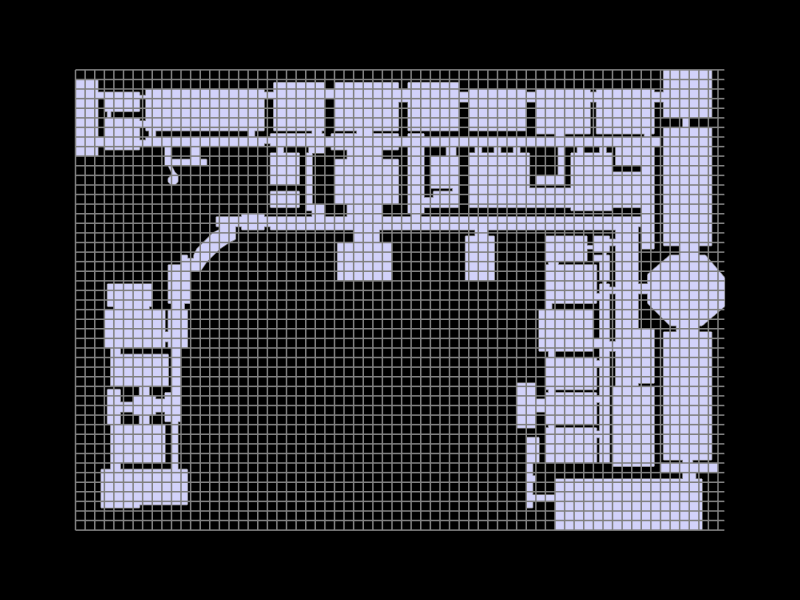

Here is the notebook cell this chart was saved with:
### Markdown cell above
## Show the geometry and the grid

### Code cell
Topology.Show(gallery_topology, grid,
              camera=[0,0,6],
              faceColor=[210,210,250],
              faceOpacity=1,
              edgeColor="grey",
              edgeWidth=3,
              showVertices=False,
              backgroundColor="black",
              width=800,
              height=600,
              renderer = renderer)

### Figure 1 — Plotly figure (JSON) as saved in the notebook; plotly's stock layout.template omitted (floating-point values rounded to 4 significant figures; data arrays with more than 128 entries replaced by an {"elided": "..."} marker saying what was removed)
{"data": [{"hoverinfo": "text", "legendgroup": "2", "legendrank": 2, "line": {"color": "grey", "dash": "solid", "width": 3}, "marker": {"size": 0}, "mode": "lines", "name": "1: default (Edges)", "showlegend": false, "text": "", "type": "scatter3d", "x": {"elided": "2121 int values"}, "y": {"elided": "2121 int values"}, "z": {"elided": "2121 int values"}}, {"cmax": 1, "cmin": 0, "color": "#D2D2FA", "colorscale": [[0, "#440154"], [0.1111, "#482878"], [0.2222, "#3e4989"], [0.3333, "#31688e"], [0.4444, "#26828e"], [0.5556, "#1f9e89"], [0.6667, "#35b779"], [0.7778, "#6ece58"], [0.8889, "#b5de2b"], [1, "#fde725"]], "flatshading": true, "hoverinfo": "text", "hovertext": "", "i": {"elided": "335 int values"}, "j": {"elided": "335 int values"}, "k": {"elided": "335 int values"}, "legendgroup": "3", "legendrank": 3, "lighting": {"facenormalsepsilon": 0}, "name": "1: default (Faces)", "opacity": 1, "showlegend": false, "showscale": false, "text": "", "type": "mesh3d", "x": {"elided": "601 int values"}, "y": {"elided": "601 int values"}, "z": {"elided": "601 int values"}}, {"hoverinfo": "text", "legendgroup": "6", "legendrank": 6, "line": {"color": "grey", "dash": "solid", "width": 3}, "marker": {"size": 0}, "mode": "lines", "name": "2: Untitled (Edges)", "showlegend": false, "text": "", "type": "scatter3d", "x": {"elided": "351 int values"}, "y": {"elided": "351 int values"}, "z": {"elided": "351 int values"}}], "layout": {"autosize": true, "height": 600, "margin": {"b": 40, "l": 40, "r": 40, "t": 40}, "paper_bgcolor": "#000000", "plot_bgcolor": "#000000", "scene": {"aspectmode": "data", "camera": {"center": {"x": 0, "y": 0, "z": 0}, "eye": {"x": 0, "y": 0, "z": 6}, "projection": {"type": "perspective"}, "up": {"x": 0, "y": 1, "z": 0}}, "xaxis": {"visible": false}, "yaxis": {"visible": false}, "zaxis": {"visible": false}}, "showlegend": true, "width": 800, "xaxis": {"showgrid": false, "visible": false, "zeroline": false}, "yaxis": {"showgrid": false, "visible": false, "zeroline": false}}}
